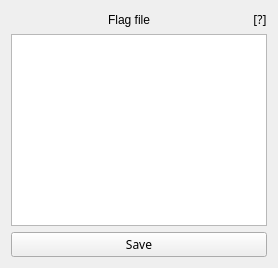
                    <widget class="QWidget" name="tab_depth_flagfile">
                     <attribute name="title">
                      <string>Flag file</string>
                     </attribute>
                     <layout class="QGridLayout" name="gridLayout">
                      <item row="0" column="0">
                       <layout class="QHBoxLayout" name="horizontalLayout" stretch="1,0">
                        <item>
                         <widget class="QLabel" name="label_depth_flagfile_path">
                          <property name="toolTip">
                           <string/>
                          </property>
                          <property name="text">
                           <string>Flag file</string>
                          </property>
                          <property name="alignment">
                           <set>Qt::AlignCenter</set>
                          </property>
                         </widget>
                        </item>
                        <item>
                         <widget class="QLabel" name="label_depth_flagfile_tooltip">
                          <property name="font">
                           <font>
                            <family>.SF NS Text</family>
                           </font>
                          </property>
                          <property name="text">
                           <string>[?]</string>
                          </property>
                          <property name="alignment">
                           <set>Qt::AlignCenter</set>
                          </property>
                         </widget>
                        </item>
                       </layout>
                      </item>
                      <item row="1" column="0">
                       <widget class="QPlainTextEdit" name="text_depth_flagfile_edit">
                        <property name="font">
                         <font>
                          <family>.SF NS Text</family>
                         </font>
                        </property>
                       </widget>
                      </item>
                      <item row="2" column="0">
                       <widget class="QPushButton" name="btn_depth_flagfile_save">
                        <property name="font">
                         <font>
                          <family>.SF NS Text</family>
                         </font>
                        </property>
                        <property name="text">
                         <string>Save</string>
                        </property>
                       </widget>
                      </item>
                     </layout>
                    </widget>
